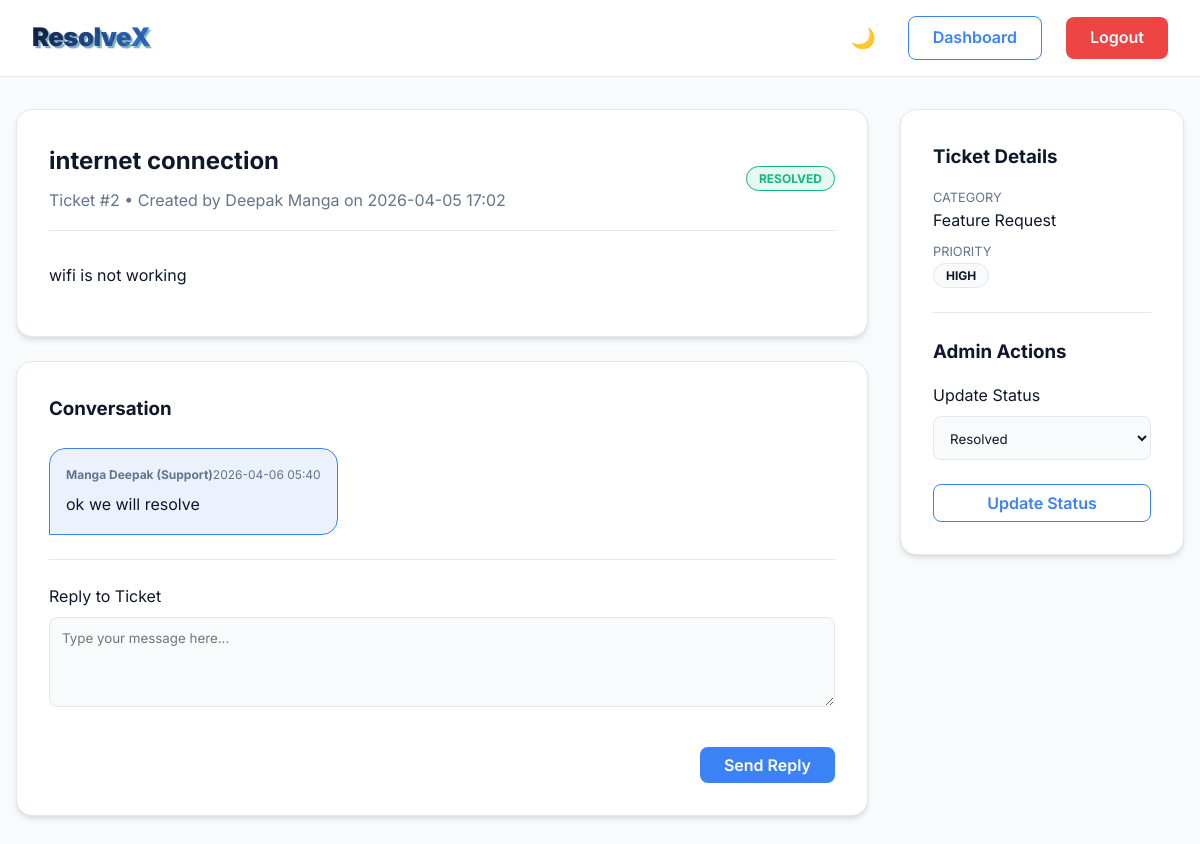
Screenshot of /ticket/2 (signed in) with the database file from the repository.
### models.py (models this page shows)
class Ticket(db.Model):
    id = db.Column(db.Integer, primary_key=True)
    title = db.Column(db.String(150), nullable=False)
    description = db.Column(db.Text, nullable=False)
    category = db.Column(db.String(50), nullable=False) # Technical, Billing, etc.
    priority = db.Column(db.String(20), nullable=False) # Low, Medium, High
    status = db.Column(db.String(20), default='Open') # Open, In Progress, Resolved, Closed
    created_at = db.Column(db.DateTime, default=datetime.utcnow)
    user_id = db.Column(db.Integer, db.ForeignKey('user.id'), nullable=False)
    messages = db.relationship('Message', backref='ticket', lazy=True, cascade="all, delete-orphan")

class User(db.Model):
    id = db.Column(db.Integer, primary_key=True)
    name = db.Column(db.String(100), nullable=False)
    email = db.Column(db.String(120), unique=True, nullable=False)
    password = db.Column(db.String(255), nullable=False)
    role = db.Column(db.String(20), default='user') # 'admin' or 'user'
    tickets = db.relationship('Ticket', backref='author', lazy=True)

class Message(db.Model):
    id = db.Column(db.Integer, primary_key=True)
    message = db.Column(db.Text, nullable=False)
    timestamp = db.Column(db.DateTime, default=datetime.utcnow)
    ticket_id = db.Column(db.Integer, db.ForeignKey('ticket.id'), nullable=False)
    sender_id = db.Column(db.Integer, db.ForeignKey('user.id'), nullable=False)
    sender = db.relationship('User', backref='sent_messages')

### app.py (the view)
@app.route('/ticket/<int:ticket_id>')
@login_required
def ticket_detail(ticket_id):
    ticket = Ticket.query.get_or_404(ticket_id)
    if session.get('role') != 'admin' and ticket.user_id != session['user_id']:
        flash('Unauthorized access.', 'error')
        return redirect(url_for('dashboard'))
    messages = Message.query.filter_by(ticket_id=ticket.id).order_by(Message.timestamp.asc()).all()
    return render_template('ticket_detail.html', ticket=ticket, messages=messages)

### app.py (called while the page is built)
def login_required(f):
    @wraps(f)
    def decorated_function(*args, **kwargs):
        if 'user_id' not in session:
            flash('Please log in to access this page.', 'error')
            return redirect(url_for('index'))
        return f(*args, **kwargs)
    return decorated_function

### templates/ticket_detail.html (shortened to what this page needs)
{% extends "base.html" %}
{% block content %}
<div style="display: flex; gap: 2rem; flex-wrap: wrap;">
    <div style="flex: 3; min-width: 300px;">
        <div class="card">
            <div class="ticket-header" style="flex-wrap: wrap; gap: 1rem;">
                <div>
                    <h2 style="margin-bottom: 0.5rem">{{ ticket.title }}</h2>
                    <span class="text-muted">Ticket #{{ ticket.id }} • Created by {{ ticket.author.name }} on {{ ticket.created_at.strftime('%Y-%m-%d %H:%M') }}</span>
                </div>
                <div>
                    <span class="badge badge-{{ ticket.status|lower|replace(' ', '-') }}">{{ ticket.status }}</span>
                </div>
            </div>
            <div style="padding: 1rem 0;">
                <p style="white-space: pre-wrap;">{{ ticket.description }}</p>
            </div>
        </div>
        <div class="card">
            <h3>Conversation</h3>
            <div class="messages-container">
                {% for msg in messages %}
                <div class="message {{ 'admin' if msg.sender.role == 'admin' else 'user' }}">
                    <div class="message-meta">
                        <strong>{{ msg.sender.name }} {% if msg.sender.role == 'admin' %}(Support){% endif %}</strong>
                        <span>{{ msg.timestamp.strftime('%Y-%m-%d %H:%M') }}</span>
                    </div>
                    <div class="message-content" style="white-space: pre-wrap;">{{ msg.message }}</div>
                </div>
                {% else %}
                <p class="text-muted text-center" style="padding: 1rem;">No replies yet.</p>
                {% endfor %}
            </div>
            {% if ticket.status != 'Closed' %}
            <form action="{{ url_for('reply_ticket', ticket_id=ticket.id) }}" method="POST" style="margin-top: 1.5rem; border-top: 1px solid var(--border); padding-top: 1.5rem;">
                <div class="form-group">
                    <label for="message">Reply to Ticket</label>
                    <textarea id="message" name="message" rows="4" required placeholder="Type your message here..."></textarea>
                </div>
                <div style="text-align: right;">
                    <button type="submit" class="btn btn-primary">Send Reply</button>
                </div>
            </form>
            {% else %}
            <div class="alert alert-success" style="margin-top: 1.5rem; text-align: center;">
                This ticket has been closed. If you need further assistance, please open a new ticket.
            </div>
            {% endif %}
        </div>
    </div>
    <div style="flex: 1; min-width: 250px;">
        <div class="card" style="position: sticky; top: 80px;">
            <h3 style="margin-bottom: 1rem;">Ticket Details</h3>
            <div class="mb-2">
                <div class="text-muted" style="font-size: 0.8rem; text-transform: uppercase;">Category</div>
                <div>{{ ticket.category }}</div>
            </div>
            <div class="mb-2">
                <div class="text-muted" style="font-size: 0.8rem; text-transform: uppercase;">Priority</div>
                <div>
                    <span class="badge" style="background: var(--bg-color); border: 1px solid var(--border); color: var(--text-main);">{{ ticket.priority }}</span>
                </div>
            </div>
            {% if session.get('role') == 'admin' %}
            <hr style="border: 0; border-top: 1px solid var(--border); margin: 1.5rem 0;">
            <h3 style="margin-bottom: 1rem;">Admin Actions</h3>
            <form action="{{ url_for('update_ticket_status', ticket_id=ticket.id) }}" method="POST">
                <div class="form-group">
                    <label for="status">Update Status</label>
                    <select id="status" name="status" style="margin-bottom: 0.5rem;">
                        <option value="Resolved" {% if ticket.status == 'Resolved' %}selected{% endif %}>Resolved</option>
                    </select>
                </div>
                <button type="submit" class="btn btn-outline" style="width: 100%;">Update Status</button>
            </form>
            {% endif %}
        </div>
    </div>
</div>
{% endblock %}

### static/css/style.css (style rules this page uses)
:root { --bg-color: #f8fafc; --card-bg: #ffffff; --text-main: #0f172a; --text-muted: #64748b; --primary: #3b82f6; --primary-hover: #2563eb; --accent: #10b981; --danger: #ef4444; --warning: #f59e0b; --border: #e2e8f0; }
* { box-sizing: border-box; margin: 0; padding: 0; }
body { font-family: 'Inter', 'Segoe UI', sans-serif; background-color: var(--bg-color); color: var(--text-main); line-height: 1.6; transition: background-color 0.3s, color 0.3s; }
.btn { display: inline-block; padding: 0.5rem 1.5rem; border-radius: 0.5rem; font-weight: 600; cursor: pointer; border: none; transition: all 0.2s ease; text-align: center; font-family: inherit; font-size: 1rem; }
.btn-primary { background: var(--primary); color: white; }
.btn-outline { background: transparent; border: 1px solid var(--primary); color: var(--primary); }
.card { background: var(--card-bg); border-radius: 1rem; padding: 2rem; box-shadow: 0 4px 6px -1px rgba(0, 0, 0, 0.1), 0 2px 4px -1px rgba(0, 0, 0, 0.06); border: 1px solid var(--border); margin-bottom: 1.5rem; animation: fadeIn 0.4s ease-out; }
input, select, textarea { width: 100%; padding: 0.75rem; margin-top: 0.5rem; margin-bottom: 1rem; border: 1px solid var(--border); border-radius: 0.5rem; background: var(--bg-color); color: var(--text-main); font-family: inherit; }
.messages-container { display: flex; flex-direction: column; gap: 1rem; margin: 1.5rem 0; max-height: 500px; overflow-y: auto; padding-right: 0.5rem; }
.message { max-width: 80%; padding: 1rem; border-radius: 1rem; position: relative; }
.message.admin { align-self: flex-start; background: rgba(59, 130, 246, 0.1); border: 1px solid var(--primary); border-bottom-left-radius: 0; }
.message-meta { font-size: 0.75rem; color: var(--text-muted); margin-bottom: 0.5rem; display: flex; justify-content: space-between; }
.badge { padding: 0.25rem 0.75rem; border-radius: 9999px; font-size: 0.75rem; font-weight: 700; text-transform: uppercase; }
.badge-resolved { background: rgba(16, 185, 129, 0.1); color: var(--accent); border: 1px solid var(--accent); }
.form-group { margin-bottom: 1rem; }
.ticket-header { display: flex; justify-content: space-between; align-items: center; margin-bottom: 1rem; padding-bottom: 1rem; border-bottom: 1px solid var(--border); }
.text-muted { color: var(--text-muted); }
.mb-2 { margin-bottom: 0.5rem; }

### rows the page displays
Ticket: title "internet connection", id "2", created_at "2026-04-05 17:02", status "RESOLVED", description "wifi is not working", category "Feature Request", priority "HIGH", status "Resolved"
User: author.name "Deepak Manga"
Message: sender.name "Manga Deepak", timestamp "2026-04-06 05:40", message "ok we will resolve"
